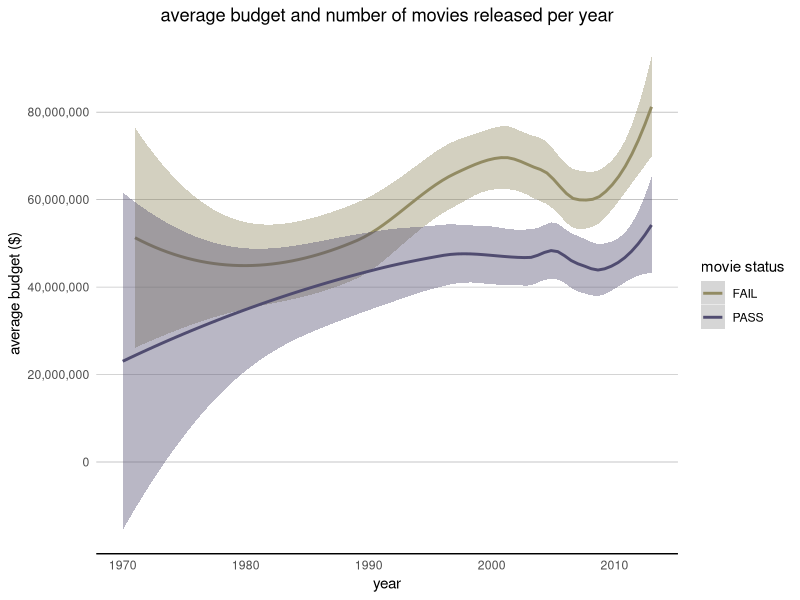

Recreate this plot in R.
library(dplyr,warn.conflicts=FALSE);
library(ggplot2,warn.conflicts=FALSE);
library(scales,warn.conflicts=FALSE);
options(width=2000);
pdf(NULL);

bars<-function(alldata)
{
    relevantdata<-data.frame(count(select(alldata,clean_test),clean_test));
    # colnames(relevantdata)<-c("dubious","men","notalk","nowomen","ok");
    # relevantdata<-relevantdata[2,];
    # print(relevantdata);

    ggplot(data=relevantdata,aes(x=clean_test,y=n,fill=c("#332d44","#854d81","#506684","#7083a4","#397694"),width=1))+geom_bar(stat="identity")+labs(y="amount of movies",x="status",title="amounts of movies with certain statuses")+theme(panel.background=element_rect(fill="white",colour="white"),panel.grid.major.y=element_line(colour="#26272a",size=.08),axis.line.x=element_line(colour="black"),axis.ticks=element_blank(),panel.grid.major.x=element_blank(),plot.title=element_text(hjust=.5))+scale_fill_manual(guide=FALSE,values=c("#332d44","#854d81","#506684","#7083a4","#397694"));
    ggsave("graph1.png");
}

violin<-function(alldata)
{
    relevantdata<-select(alldata,binary,code);
    relevantdata$code<-as.numeric(gsub("PASS|FAIL","",relevantdata$code));
    # relevantdata$binary<-gsub("PASS",1,relevantdata$binary);
    # relevantdata$binary<-gsub("FAIL",0,relevantdata$binary);

    # relevantdata<-data.frame(count(relevantdata,code,binary));

    # print(relevantdata);

    ggplot(data=relevantdata,aes(binary,code))+geom_violin(color="#f5b0be",fill="#f5b0be")+labs(y="year",x="pass or fail",title="movies that passed or failed vs time")+theme(panel.background=element_rect(fill="white",colour="white"),panel.grid.major.y=element_line(colour="#26272a",size=.08),axis.line.x=element_line(colour="black"),axis.ticks=element_blank(),panel.grid.major.x=element_blank(),plot.title=element_text(hjust=.5));
    ggsave("graph2.png");
}

glowworms<-function(alldata)
{
    rdata<-select(alldata,budget_2013.,binary,code);
    rdata$code<-as.numeric(gsub("PASS|FAIL","",rdata$code));
    rdata$budget_2013.=strtoi(rdata$budget_2013.);
    rdata$code=strtoi(rdata$code);

    # print(rdata);

    ggplot(data=rdata,aes(x=code,y=budget_2013.,color=binary,fill=binary))+geom_smooth()+labs(y="average budget ($)",x="year",title="average budget and number of movies released per year",colour="movie status",fill="nope")+theme(panel.background=element_rect(fill="white",colour="white"),panel.grid.major.y=element_line(colour="#26272a",size=.08),axis.line.x=element_line(colour="black"),axis.ticks=element_blank(),panel.grid.major.x=element_blank(),plot.title=element_text(hjust=.5))+scale_colour_manual(values=c("#928b63","#504c70"))+scale_fill_manual(values=c("#928b63","#504c70"),guide="none")+scale_y_continuous(breaks=seq(0,80000000,20000000),labels=comma);
    ggsave("graph3.png");
}

scattuh<-function(alldata)
{
    rdata<-select(alldata,clean_test,budget_2013.,domgross_2013.);
    rdata$budget_2013.=strtoi(rdata$budget_2013.);
    rdata$domgross_2013.=strtoi(rdata$domgross_2013.);
    # print(rdata);
    # print(alldata);

    ggplot(data=rdata,aes(x=budget_2013.,y=domgross_2013.,colour=clean_test))+geom_point()+labs(y="gross ($)",x="budget ($)",title="movies budget vs domestic gross and their statuses",colour="movie status")+theme(panel.background=element_rect(fill="white",colour="white"),panel.grid.major.y=element_line(colour="#26272a",size=.08),axis.line.x=element_line(colour="black"),axis.ticks=element_blank(),panel.grid.major.x=element_blank(),plot.title=element_text(hjust=.5))+scale_y_continuous(breaks=seq(0,1800000000,187500000),labels=comma)+scale_x_continuous(breaks=seq(0,400000000,100000000),labels=comma)+scale_colour_manual(values=c("#928b63","#504c70","#798d96","#ad685e","#ce44a5"));
    ggsave("graph4.png");
}

alldata<-read.csv(file="data/movies.csv",header=TRUE);

# bars(alldata);
# violin(alldata);
glowworms(alldata);
# scattuh(alldata);
